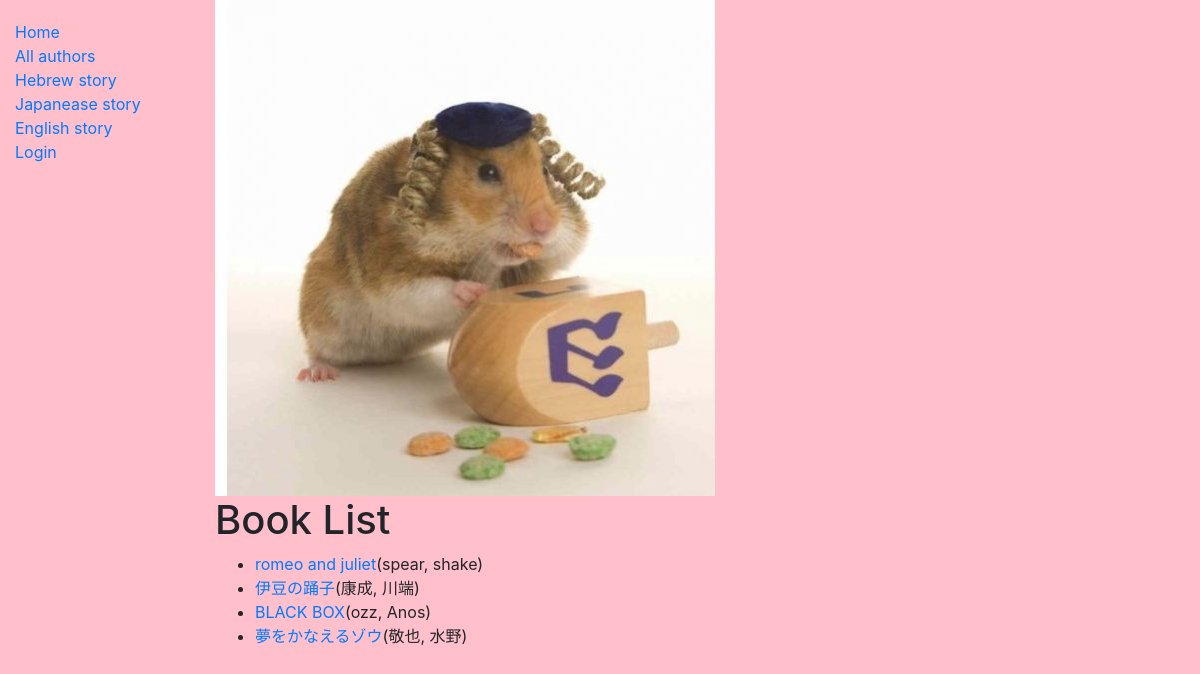
/catalog/bk/3, run on the app's committed database.
### catalog/models.py (models this page shows, shortened)
class Book(models.Model):
    title = models.CharField(max_length=200)
    author = models.ForeignKey('Author', on_delete=models.SET_NULL, null=True)
    summary = models.TextField(max_length=1000, help_text='Enter a brief description of the book')
    isbn = models.CharField('ISBN', max_length=13, help_text='13 Character <a href="https://www.isbn-international.org/content/what-isbn">ISBN number</a>')
    genre = models.ManyToManyField(Genre, help_text='Select a genre for this book')
    language = models.ForeignKey('Language', on_delete=models.SET_NULL, null=True)
    def get_absolute_url(self):
        return reverse('book-detail', args=[str(self.id)])

class Author(models.Model):
    first_name = models.CharField(max_length=100)
    last_name = models.CharField(max_length=100)
    date_of_birth = models.DateField(null=True, blank=True)
    date_of_death = models.DateField('Died', null=True, blank=True)
    def __str__(self):
        return f'{self.last_name}, {self.first_name}'
    class Meta:
        ordering = ['last_name']

### catalog/views.py (the view)
# urls.py: path('bk/<int:pk>', views.BkDetailView.as_view(), name='book-detail'),
class BkDetailView(generic.ListView):
    model = Book

### catalog/templates/catalog/book_list.html
{% extends "base_generic.html" %}
{% block content %}
{% load static %}
  <img src="{% static 'images/R (1).jpg' %}" alt="mu">
  <h1>Book List</h1>
  {% if book_list %}
  <ul>
    {% for book in book_list %}
      <li>
        <a href="{{ book.get_absolute_url }}">{{ book.title }}</a>({{book.author}})
      </li>
    {% endfor %}
  </ul>
  {% else %}
    <p>There are no books in the library.</p>
  {% endif %}
{% endblock %}

### catalog/static/css/styles.css (style rules this page uses)
body { background:pink; background-image: url("images/background.gif"); background-repeat: no-repeat; }

### data on the page
Book: title "romeo and juliet", author "spear, shake"
Book: title "伊豆の踊子", author "康成, 川端"
Book: title "BLACK BOX", author "ozz, Anos"
Book: title "夢をかなえるゾウ", author "敬也, 水野"
